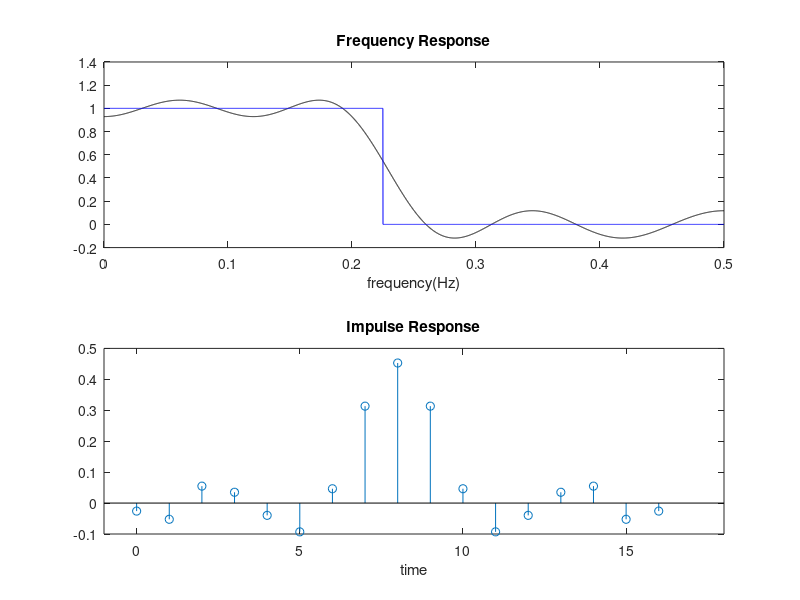

The MATLAB script that drew this image:
N = 17;
k = (N - 1) / 2;
fs = 6000;
delta = 0.0001;
f = 0:delta:0.5;
border_l = 1200/fs;
border_r = 1500/fs;
W = 1*(f < border_l) + 0.6*(f > border_r);
thres = 1350/fs;

%Setup
A = zeros(k+2);
S = zeros(k+2, 1);
H = zeros(k+2, 1);
H_d = 1*(f < thres);
err_rem = [];

%Step 1
F = [0 0.07 0.12 0.15 0.17 0.28 0.33 0.38 0.45 0.5];
E_1 = Inf;
E_0 = 0;

while(E_1-E_0 > delta || E_1-E_0 < 0)
    %Step 2
    for i = 1:k+2
        A(i, 1:k+1) = cos(2*pi*(0:k)*F(i));
    end
    A(:, k+2) = (-1).^(0:k+1)./W(int32(F(:)/delta + 1));
    if det(A)==0
        display(det(A))
        return
    end
    S = A\(H_d(int32(F(:)/delta + 1)))';

    %Step 3
    R_F = zeros(1, length(f));
    for i = 1:k+1
        R_F = R_F + S(i)*cos(2*pi*(i-1)*f);
    end
    err = (R_F - H_d).*W;

    %Step 4
    %Check Peaks
    [~, indexes] = findpeaks(abs(err));
    index_1 = indexes;
    index_2 = indexes;
    index_1(index_1 > 2000) = 0;
    index_2(index_2 <= 2500) = 0;
    indexes = index_1 + index_2;
    indexes(indexes == 0) = [];
    
    %Check Boundary
    if (err(1) > 0 && err(2) < err(1)) || (err(1) < 0 && err(1) < err(2))
        indexes  = [indexes 1];
    elseif (err(5001) > 0 && err(5000) < err(5001)) || (err(5001) < 0 && err(5001) < err(5000))
        indexes = [indexes 5001];
    end

    [~, sorted_indexes] = sort(abs(err(indexes)), 'descend');
    indexes = indexes(sorted_indexes); 
    F(1:length(indexes)) = (indexes -1)*delta;
    F = sort(F);

    %Step 5
    E_1 = E_0;
    E_0 = max(abs(err));
    err_rem = [err_rem E_0];
end

% STEP 06
h(k+1) = S(0+1);
for i = 1:k
    h(k+i+1) = S(i+1)/2;
    h(k-i+1) = S(i+1)/2;
end

% Plot Frequency Response
subplot(211)
plot(f, R_F,'k',f ,H_d,'b')
title('Frequency Response');
xlabel('frequency(Hz)');
x = 0:16;

% Plot Impulse Response
subplot(212)
stem(x,h)
title('Impulse Response');
xlabel('time');
xlim([-1 18])

